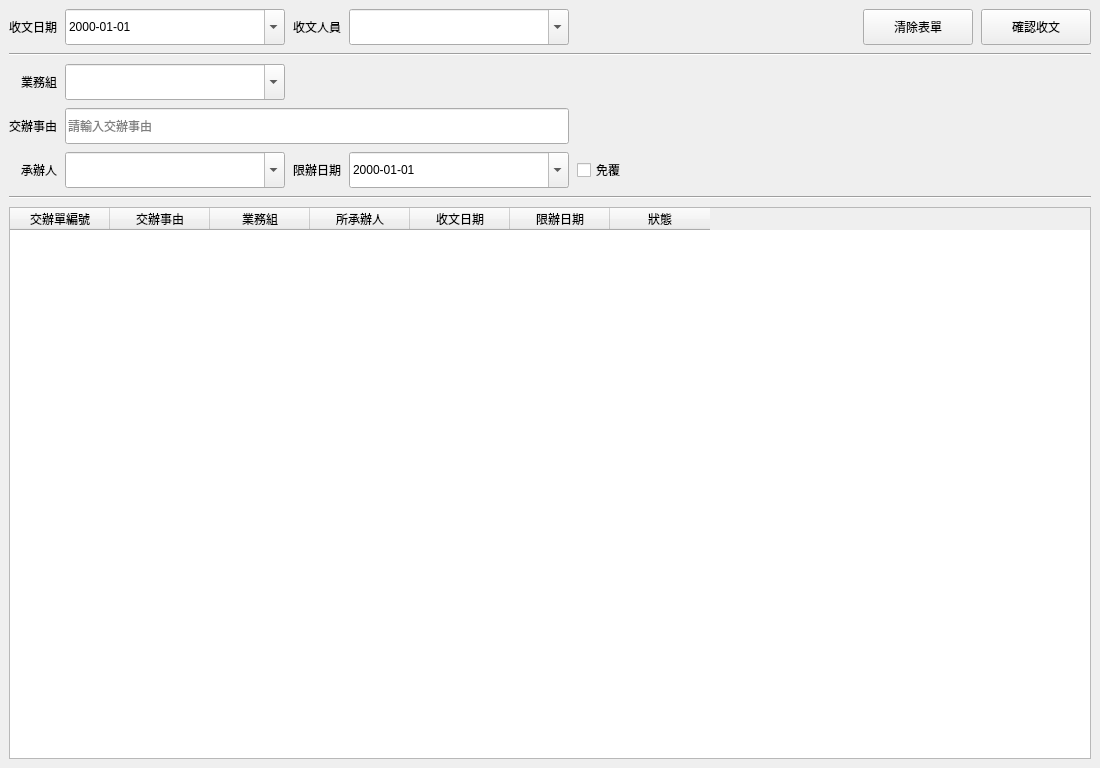
<?xml version="1.0" encoding="UTF-8"?>
<ui version="4.0">
 <class>MainWindow</class>
 <widget class="QMainWindow" name="MainWindow">
  <property name="geometry">
   <rect><x>0</x><y>0</y><width>1100</width><height>768</height></rect>
  </property>
  <property name="windowTitle"><string>公文管理系統 - 交辦單收文</string></property>
  <widget class="QWidget" name="centralwidget">
   <layout class="QVBoxLayout" name="mainVerticalLayout">
    <property name="spacing"><number>8</number></property>
    <item>
     <layout class="QGridLayout" name="formGrid">
      <property name="horizontalSpacing"><number>8</number></property>
      <property name="verticalSpacing"><number>8</number></property>

      <!--
        統一規格：
        col0 = 標籤（Qt自動對齊）
        col1 = 欄位A：combo 220px（收文人員/業務組/承辦人）
               或 dateEdit 180px（收文日期）
        col2 = 標籤
        col3 = 欄位B：combo 220px（限辦日期 180px）
        col4 = 額外元件（checkbox/按鈕）
        col5 = spacer
        col6 = 按鈕

        重點：col1 寬度由最寬元件決定（220px combo）
              col3 寬度由最寬元件決定（220px combo）
              日期欄 180px 放 col1/col3 時會對齊到 220px 左緣
      -->

      <!-- row0: 收文日期(180) | 收文人員(220) | spacer | 清除 | 確認 -->
      <item row="0" column="0">
       <widget class="QLabel" name="lbl_recvDate">
        <property name="text"><string>收文日期</string></property>
        <property name="alignment"><set>Qt::AlignRight|Qt::AlignVCenter</set></property>
       </widget>
      </item>
      <item row="0" column="1">
       <widget class="QDateEdit" name="recv_date">
        <property name="minimumSize"><size><width>220</width><height>36</height></size></property>
        <property name="maximumSize"><size><width>220</width><height>36</height></size></property>
        <property name="calendarPopup"><bool>true</bool></property>
        <property name="displayFormat"><string>yyyy-MM-dd</string></property>
       </widget>
      </item>
      <item row="0" column="2">
       <widget class="QLabel" name="lbl_receiver">
        <property name="text"><string>收文人員</string></property>
        <property name="alignment"><set>Qt::AlignRight|Qt::AlignVCenter</set></property>
       </widget>
      </item>
      <item row="0" column="3">
       <widget class="QComboBox" name="recv_receiver">
        <property name="minimumSize"><size><width>220</width><height>36</height></size></property>
        <property name="maximumSize"><size><width>220</width><height>36</height></size></property>
        <property name="editable"><bool>true</bool></property>
       </widget>
      </item>
      <item row="0" column="4">
       <spacer>
        <property name="orientation"><enum>Qt::Horizontal</enum></property>
        <property name="sizeHint" stdset="0"><size><width>20</width><height>0</height></size></property>
       </spacer>
      </item>
      <item row="0" column="5">
       <widget class="QPushButton" name="btn_recv_clear">
        <property name="minimumSize"><size><width>110</width><height>36</height></size></property>
        <property name="maximumSize"><size><width>110</width><height>36</height></size></property>
        <property name="text"><string>清除表單</string></property>
       </widget>
      </item>
      <item row="0" column="6">
       <widget class="QPushButton" name="btn_recv_submit">
        <property name="minimumSize"><size><width>110</width><height>36</height></size></property>
        <property name="maximumSize"><size><width>110</width><height>36</height></size></property>
        <property name="text"><string>確認收文</string></property>
       </widget>
      </item>

      <!-- 分隔線 -->
      <item row="1" column="0" colspan="7">
       <widget class="QFrame" name="line_top">
        <property name="frameShape"><enum>QFrame::HLine</enum></property>
        <property name="frameShadow"><enum>QFrame::Sunken</enum></property>
       </widget>
      </item>

      <!-- row2: 業務組(220) -->
      <item row="2" column="0">
       <widget class="QLabel" name="lbl_dept">
        <property name="text"><string>業務組</string></property>
        <property name="alignment"><set>Qt::AlignRight|Qt::AlignVCenter</set></property>
       </widget>
      </item>
      <item row="2" column="1">
       <widget class="QComboBox" name="recv_dept">
        <property name="minimumSize"><size><width>220</width><height>36</height></size></property>
        <property name="maximumSize"><size><width>220</width><height>36</height></size></property>
        <property name="editable"><bool>true</bool></property>
       </widget>
      </item>

      <!-- row3: 交辦事由（跨 col1~col3，右緣對齊收文人員右緣） -->
      <item row="3" column="0">
       <widget class="QLabel" name="lbl_subject">
        <property name="text"><string>交辦事由</string></property>
        <property name="alignment"><set>Qt::AlignRight|Qt::AlignVCenter</set></property>
       </widget>
      </item>
      <item row="3" column="1" colspan="3">
       <widget class="QLineEdit" name="recv_subject">
        <property name="minimumSize"><size><width>0</width><height>36</height></size></property>
        <property name="placeholderText"><string>請輸入交辦事由</string></property>
       </widget>
      </item>

      <!-- row4: 承辦人(220) | 限辦日期(180) | 免覆 -->
      <item row="4" column="0">
       <widget class="QLabel" name="lbl_processor">
        <property name="text"><string>承辦人</string></property>
        <property name="alignment"><set>Qt::AlignRight|Qt::AlignVCenter</set></property>
       </widget>
      </item>
      <item row="4" column="1">
       <widget class="QComboBox" name="recv_processor">
        <property name="minimumSize"><size><width>220</width><height>36</height></size></property>
        <property name="maximumSize"><size><width>220</width><height>36</height></size></property>
        <property name="editable"><bool>true</bool></property>
       </widget>
      </item>
      <item row="4" column="2">
       <widget class="QLabel" name="lbl_deadline">
        <property name="text"><string>限辦日期</string></property>
        <property name="alignment"><set>Qt::AlignRight|Qt::AlignVCenter</set></property>
       </widget>
      </item>
      <item row="4" column="3">
       <widget class="QDateEdit" name="recv_deadline">
        <property name="minimumSize"><size><width>220</width><height>36</height></size></property>
        <property name="maximumSize"><size><width>220</width><height>36</height></size></property>
        <property name="calendarPopup"><bool>true</bool></property>
        <property name="displayFormat"><string>yyyy-MM-dd</string></property>
       </widget>
      </item>
      <item row="4" column="4">
       <widget class="QCheckBox" name="chk_no_deadline">
        <property name="text"><string>免覆</string></property>
       </widget>
      </item>

      <!-- 分隔線 -->
      <item row="5" column="0" colspan="7">
       <widget class="QFrame" name="line_bot">
        <property name="frameShape"><enum>QFrame::HLine</enum></property>
        <property name="frameShadow"><enum>QFrame::Sunken</enum></property>
       </widget>
      </item>

     </layout>
    </item>

    <!-- 預覽表格 -->
    <item>
     <widget class="QTableWidget" name="recv_tableWidget">
      <property name="selectionBehavior"><enum>QAbstractItemView::SelectRows</enum></property>
      <column><property name="text"><string>交辦單編號</string></property></column>
      <column><property name="text"><string>交辦事由</string></property></column>
      <column><property name="text"><string>業務組</string></property></column>
      <column><property name="text"><string>所承辦人</string></property></column>
      <column><property name="text"><string>收文日期</string></property></column>
      <column><property name="text"><string>限辦日期</string></property></column>
      <column><property name="text"><string>狀態</string></property></column>
     </widget>
    </item>

   </layout>
  </widget>
 </widget>
 <tabstops>
  <tabstop>recv_subject</tabstop>
  <tabstop>recv_date</tabstop>
  <tabstop>recv_receiver</tabstop>
  <tabstop>recv_dept</tabstop>
  <tabstop>recv_processor</tabstop>
  <tabstop>recv_deadline</tabstop>
 </tabstops>
</ui>
